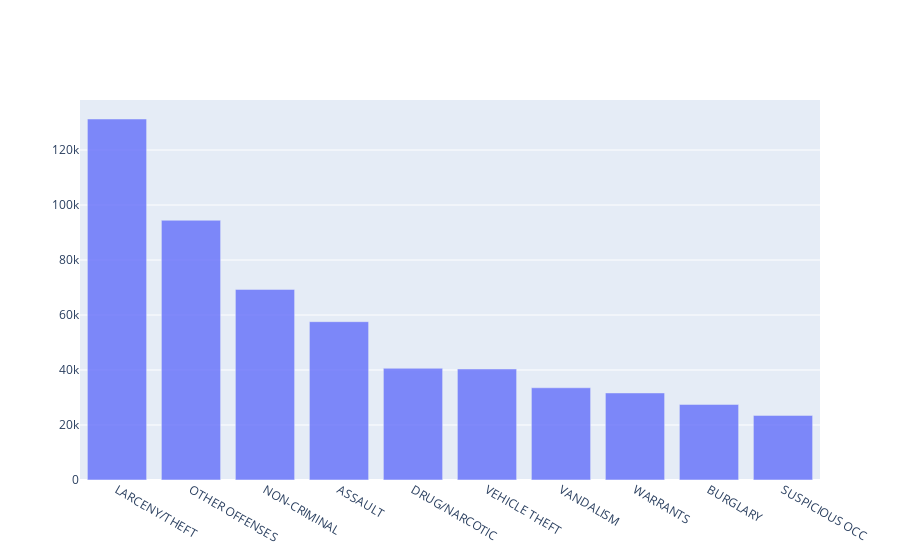

Source (notebook cell):
### Code cell
value_counts = train['Category'].value_counts()
desc_value_counts = value_counts.sort_values(ascending=False)
common_crimes = desc_value_counts.reset_index().head(10)
common_crimes.columns = ['Crime','Count']
data = [go.Bar(
    x = common_crimes.Crime,
    y = common_crimes.Count,
    opacity = 0.8
)]

py.iplot(data)

### Figure 1 — Plotly figure (JSON) as saved in the notebook; plotly's stock layout.template omitted (floating-point values rounded to 4 significant figures)
{"data": [{"opacity": 0.8, "type": "bar", "x": ["LARCENY/THEFT", "OTHER OFFENSES", "NON-CRIMINAL", "ASSAULT", "DRUG/NARCOTIC", "VEHICLE THEFT", "VANDALISM", "WARRANTS", "BURGLARY", "SUSPICIOUS OCC"], "y": [131286, 94464, 69318, 57577, 40621, 40381, 33541, 31661, 27482, 23479]}], "layout": {}}
